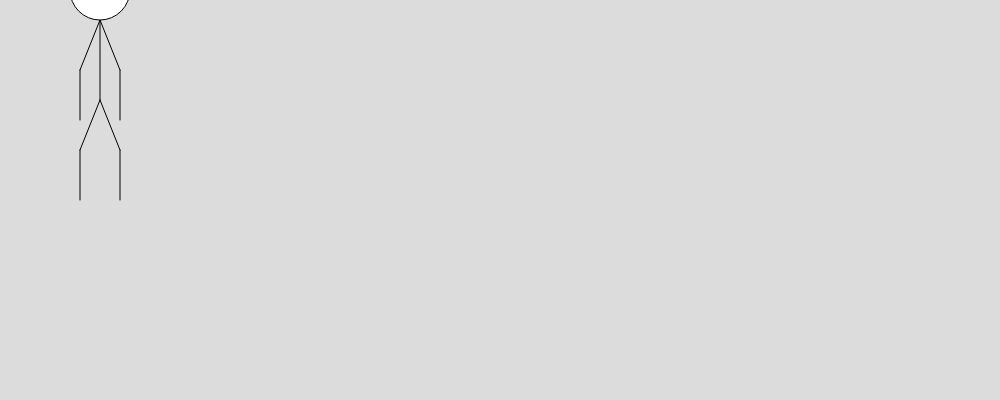
Frame 1 (no input)
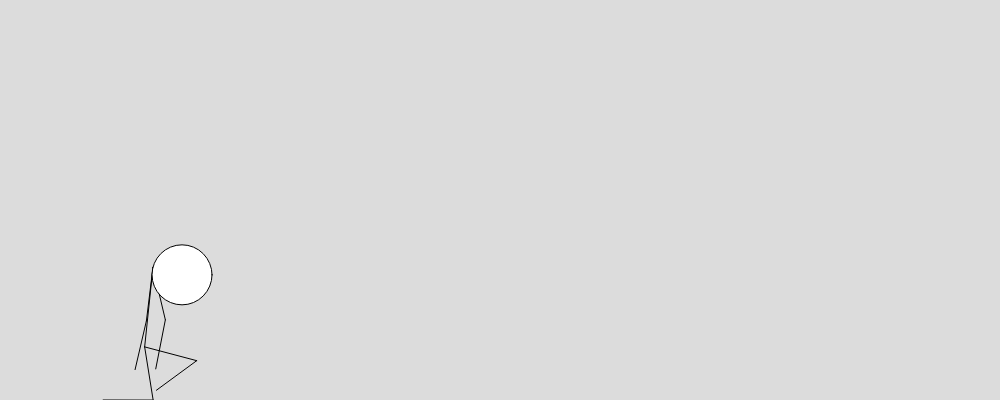
Frame 60 (no input)
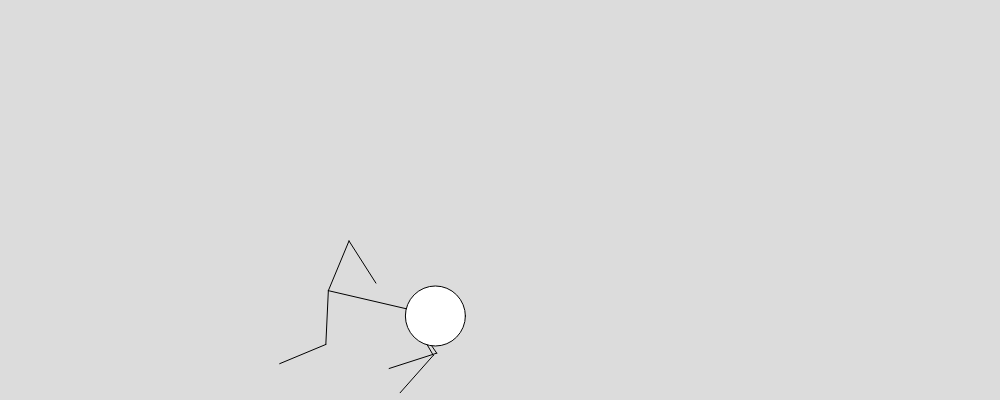
Frame 120 (the mouse pressed at the canvas centre since frame 60)

The p5.js sketch that drew these frames (run headless with seeded random() and noise() and a simulated clock; from frame 60 on, the mouse is pressed at the canvas centre):

// p5.js sketch
// ── sketch.js
let t = 0

const head_radius = 30;
const body_height = 80;
const leg_length = 100;
const leg_spread = 20;
const arm_length = 100;
const arm_spread = 20;


let globalStickman
let globalLastDeltaTime = Infinity

const GRAVITY = 0.001;
const MOTOR_FORCE = 0.005;
const LIMB_DAMPENING = 0.01;

const PHYSICS_STEP = 5
const PLAN_EVERY = 1
const PLAN_STEP = 50
const PLAN_ITERATIONS = 2
const TWO_STEP_PLANNING = true
const PREFER_RELAXING = false
const PROPAGATE_GROUND_CONSTRAINTS = false
const LOOKAHEAD_EVALUATION = false
const GRIP_SURFACE_HEIGHT = 1
const RANDOM_SAMPLED_PLANNING = false


function createStickman(x, y) {
  const head = headNode(0, -body_height - head_radius)
  const shoulders = limbNode(0, -body_height)
  const hips = limbNode(0, 0)
  const leftKnee = limbNode(-leg_spread, leg_length / 2)
  const leftFoot = gripNode(-leg_spread, leg_length)
  const rightKnee = mirrorNode(leftKnee)
  const rightFoot = mirrorNode(leftFoot)
  const leftElbow = limbNode(-arm_spread, -body_height + arm_length / 2)
  const leftHand = gripNode(-arm_spread, -body_height + arm_length)
  const rightElbow = mirrorNode(leftElbow)
  const rightHand = mirrorNode(leftHand)

  const nodes = [
    head,
    shoulders,
    hips,
    leftKnee,
    leftFoot,
    rightKnee,
    rightFoot,
    leftElbow,
    leftHand,
    rightElbow,
    rightHand
  ]

  for (node of nodes) {
    node.x += x
    node.y += y
  }

  const limbs = [
    limb(shoulders, head, 0.5),
    limb(shoulders, hips, 1),
    limb(hips, leftKnee, 4),
    limb(leftKnee, leftFoot, 2),
    limb(hips, rightKnee, 4),
    limb(rightKnee, rightFoot, 2),
    limb(shoulders, leftElbow, 2, "leftUpperArm"),
    limb(leftElbow, leftHand, 1, "leftLowerArm"),
    limb(shoulders, rightElbow, 2, "rightUpperArm"),
    limb(rightElbow, rightHand, 1, "rightLowerArm")
  ]

  return {
    nodes: nodes,
    limbs: limbs
  }
}

function copyStickman(stickman) {
  const newNodes = stickman.nodes.map(node => ({ copy: true, ...node }))
  function mapNode(oldNode) {
    return newNodes[stickman.nodes.indexOf(oldNode)]
  }
  return {
    nodes: newNodes,
    limbs: stickman.limbs.map(limb => ({ ...limb, start: mapNode(limb.start), end: mapNode(limb.end) }))
  }
}

function setup() {
  createCanvas(1000, 400);
  globalStickman = createStickman(100, 100)
}

let globalTimeRemainder = PHYSICS_STEP
let globalPlanningCounter = 0

function draw() {
  globalTimeRemainder += deltaTime
  globalTimeRemainder = min(globalTimeRemainder, PHYSICS_STEP * 5)

  background(220);
  drawStickman(0, 0, globalStickman)

  while (globalTimeRemainder >= PHYSICS_STEP) {
    globalPlanningCounter = (globalPlanningCounter + 1) % PLAN_EVERY
    if (globalPlanningCounter == 0) {
      const evaluationFunction = LOOKAHEAD_EVALUATION ? evaluateLookahead : evaluate
      const planningFunction = RANDOM_SAMPLED_PLANNING ? planMotorsSampling : planMotorsIndividual
      planningFunction(globalStickman, PLAN_STEP, PHYSICS_STEP, evaluationFunction)
    }
    let dt = PHYSICS_STEP
    simulateStep(globalStickman, dt, dt)
    globalTimeRemainder -= dt
  }

}

function simulateStep(stickman, dt, lastDt) {
  //reorderLimbsRandomly(stickman)
  resetForces(stickman)
  applyJointForces(stickman)
  applyPhysics(stickman, dt, lastDt)
  //forceConstraints(stickman)

  for (let index = 0; index < 10; index++) {
    groundConstraints(stickman)
    satisfyConstraints(stickman)
  }

}

function evaluate(stickman) {
  let headMouseDistSqr = sq(mouseX - stickman.nodes[0].x) + sq(mouseY - stickman.nodes[0].y)
  let handMouseDistSqr = sq(mouseX - stickman.nodes[8].x) + sq(mouseY - stickman.nodes[8].y)
  let headUp = -sq(stickman.nodes[0].y)
  let headRight = sq(stickman.nodes[0].x)
  let headCenter = -sq(width / 2 - stickman.nodes[0].x)
  let spreadArms = stickman.nodes[10].x - stickman.nodes[8].x
  return (
    headUp //+ headCenter
    //
  )
}

function evaluateLookahead(stickman) {
  const copiedStickman = stickman;
  planMotorsSampling(copiedStickman, PLAN_STEP, PLAN_STEP, evaluate)
  simulateStep(stickman, PLAN_STEP, PLAN_STEP)
  //diffStickman(stickman, copiedStickman)
  let score = evaluate(copiedStickman)
  //print(score)
  return score
}

function diffObject(a, b, name) {
  if (typeof a == "object") {
    if (a === b) {
      print("Identical references found at")
      return
    }

    for (key in a) {
      diffObject(a[key], b[key], name + "/" + key)
    }
  }
  else {
    if (a !== b) {
      print("Difference at " + name + ": " + a + " vs " + b)
    }
  }

}

function diffStickman(a, b) {
  diffObject(a.nodes, b.nodes, "")
  diffObject(a.limbs, b.limbs, "")
}

function evaluateAfterStep(stickman, evaluationFunction, deltaTime, lastDeltaTime) {
  simulateStep(stickman, deltaTime, lastDeltaTime)
  return evaluationFunction(stickman)
}

function simulateWithMotor(stickman, limbIndex, control, dt, lastDt) {
  stickman.limbs[limbIndex].motor = control
  simulateStep(stickman, dt, lastDt)
}

function evaluateControlSequence(stickman, evaluationFunction, limbIndex, controlSequence, dt, lastDt) {
  const copiedStickman = copyStickman(stickman);

  for (let index = 0; index < controlSequence.length; index++) {
    const control = controlSequence[index];
    simulateWithMotor(copiedStickman, limbIndex, control, dt, lastDt)
    lastDt = dt
  }

  return evaluationFunction(copiedStickman)
}

function evaluateControlWithContinuation(copiedStickman, evaluationFunction, limbIndex, firstControl, continuations, dt, lastDt) {
  simulateWithMotor(copiedStickman, limbIndex, firstControl, dt, lastDt)
  if (continuations) {
    let bestScore = -Infinity

    for (let continuationIndex = 0; continuationIndex < continuations.length; continuationIndex++) {
      const continuedStickman = copyStickman(copiedStickman)
      const nextSequence = continuations[continuationIndex]
      const score = evaluateControlWithContinuation(continuedStickman, evaluationFunction, limbIndex, nextSequence[0], nextSequence[1], dt, dt)

      if (score > bestScore) {
        bestScore = score
      }
    }

    return bestScore
  }
  else {
    simulateWithMotor(copiedStickman, limbIndex, firstControl, dt, lastDt)
    return evaluationFunction(copiedStickman)
  }
}

function planMotorsIndividual(stickman, dt, lastDt, evaluationFunction) {
  const controlTypes = TWO_STEP_PLANNING ? [
    [0],
    [1, [1, -1]],
    [-1, [-1, 1]]
  ] : [[0], [1], [-1]]

  if (PREFER_RELAXING) {
    stickman.limbs.forEach(limb => limb.motor = 0)
  }

  const bestMotorAssignment = stickman.limbs.map(limb => limb.motor)
  let bestScore = evaluateAfterStep(copyStickman(stickman), evaluationFunction, dt, lastDt)

  for (let i = 0; i < PLAN_ITERATIONS; i++) {
    for (let index = 0; index < stickman.limbs.length; index++) {
      const limb = stickman.limbs[index];

      for (let controlIndex = 0; controlIndex < controlTypes.length; controlIndex++) {
        const controlSequence = controlTypes[controlIndex]
        const nextSequence = controlSequence[controlIndex + 1]

        const firstControl = controlSequence[0]
        const continuations = controlSequence[1]
        if (firstControl != bestMotorAssignment[index]) {
          let score = evaluateControlWithContinuation(copyStickman(stickman), evaluationFunction, index, firstControl, continuations, dt, lastDt)
          if (score > bestScore) {
            bestScore = score
            bestMotorAssignment[index] = firstControl
          }
        }
      }
    }

    for (let index = 0; index < stickman.limbs.length; index++) {
      stickman.limbs[index].motor = bestMotorAssignment[index]
    }
  }
}

function planMotorsSampling(stickman, dt, lastDt, evaluationFunction) {
  const bestMotorAssignment = stickman.limbs.map(limb => limb.motor)
  let bestScore = evaluateAfterStep(copyStickman(stickman), evaluationFunction, dt, lastDt)

  for (let i = 0; i < 50; i++) {
    const copiedStickman = copyStickman(stickman)
    for (let index = 0; index < stickman.limbs.length; index++) {
      copiedStickman.limbs[index].motor = random([0, -1, 1])
    }

    const score = evaluateAfterStep(copiedStickman, evaluationFunction, dt, lastDt)
    if (score > bestScore) {
      bestScore = score
      for (let index = 0; index < stickman.limbs.length; index++) {
        bestMotorAssignment[index] = copiedStickman.limbs[index].motor
      }
    }
  }
  for (let index = 0; index < stickman.limbs.length; index++) {
    stickman.limbs[index].motor = bestMotorAssignment[index]
  }
}

function limbNode(x, y) {
  return { x: x, y: y }
}

function headNode(x, y) {
  return { x: x, y: y, nodeType: "head" }
}

function gripNode(x, y) {
  return { x: x, y: y, grip: true }
}

function mirrorNode(node) {
  return { ...node, x: -node.x }
}

function limb(start, end, power, name) {
  return {
    start: start,
    end: end,
    name: name,
    power: power,
    length: dist(start.x, start.y, end.x, end.y)
  }
}

function reorderLimbsRandomly(stickman) {
  shuffle(stickman.limbs)
  //for (limb of stickman.limbs) {
  //  if (random() > 0.5) {
  //    flipLimb(limb)
  //  }
  //}
}

function flipLimb(limb) {
  const temp = limb.start
  limb.start = limb.end
  limb.end = temp
}

function shuffle(array) {
  for (let index = array.length - 1; index >= 1; index--) {
    let newIndex = Math.floor(Math.random() * index);
    //swap
    const element = array[index];
    array[index] = array[newIndex];
    array[newIndex] = element
  }
}

function reorderLimbsFromRoot(stickman) {
  let roots = new Set([stickman.nodes[7], stickman.nodes[5]])
  let remainingLimbs = new Set([...stickman.limbs])
  while (remainingLimbs.size > 0) {
    print(remainingLimbs)
    for (limb of remainingLimbs) {
      if (roots.has(limb.start)) {
        remainingLimbs.delete(limb)
        roots.add(limb.end)
      } else if (roots.has(limb.end)) {
        flipLimb(limb)
        remainingLimbs.delete(limb)
        roots.add(limb.end)
      }
    }
  }
}

function applyPhysics(stickman, dt, lastDt) {
  for (node of stickman.nodes) {
    x = node.x
    y = node.y
    lastX = node.lastX || x
    lastY = node.lastY || y
    node.lastX = x
    node.lastY = y

    forceX = node.forceX || 0
    forceY = node.forceY || 0

    let velX = (x - lastX) / lastDt
    let velY = (y - lastY) / lastDt

    velX += (forceX) * dt
    velY += (forceY + GRAVITY) * dt

    if (!isFinite(velX)) {
      velX = 0
    }
    if (!isFinite(velY)) {
      velY = 0
    }

    node.x += velX * dt
    node.y += velY * dt

    node.velX = velX
    node.velY = velY
  }
}

function groundConstraints(stickman) {
  for (node of stickman.nodes) {
    if (node.y > height) {
      offset = node.y - height
      propagateOffset(stickman, node, 0, -1, offset)
    }
    if (node.y >= height - GRIP_SURFACE_HEIGHT && node.grip) {
      node.x = node.lastX
    }
    if (node.y < 0) {
      if (node.grip)
        node.x = node.lastX
      offset = -node.y
      propagateOffset(stickman, node, 0, 1, offset)
    }
    if (node.x > width) {
      if (node.grip)
        node.y = node.lastY
      offset = node.x - width
      propagateOffset(stickman, node, -1, 0, offset)
    }
    if (node.x < 0) {
      if (node.grip)
        node.y = node.lastY
      offset = -node.x
      propagateOffset(stickman, node, 1, 0, offset)
    }
  }
}

function propagateOffset(stickman, node, dirX, dirY, offset, sourceLimb) {
  node.x += dirX * offset
  node.y += dirY * offset

  //circle(node.x, node.y, offset)
  if (PROPAGATE_GROUND_CONSTRAINTS) {
    for (limb of stickman.limbs) {
      if (limb != sourceLimb) {
        let nextNode
        if (limb.start == node) {
          nextNode = limb.end
        }
        if (limb.end == node) {
          nextNode = limb.start
        }

        if (nextNode) {
          const dot = dirX * (nextNode.x - node.x) + dirY * (nextNode.y - node.y)
          if (dot > 0) {
            const factor = dot / (limb.length)
            propagateOffset(stickman, nextNode, dirX, dirY, offset * factor, limb)
          }
        }
      }
    }
  }
}

function clamp(value, lower, upper) {
  return min(max(lower, value), upper)
}

function resetForces(stickman) {
  for (node of stickman.nodes) {
    node.forceX = 0
    node.forceY = 0
  }
}

function applyJointForces(stickman) {
  for (limb of stickman.limbs) {
    const start = limb.start
    const end = limb.end
    const length = dist(start.x, start.y, end.x, end.y)
    const offsetX = end.x - start.x
    const offsetY = end.y - start.y
    const leftX = offsetY / length
    const leftY = -offsetX / length

    const relVelX = end.velX - start.velX
    const relVelY = end.velY - start.velY
    const leftVel = leftX * relVelX + leftY * relVelY
    const dampeningForce = -LIMB_DAMPENING * leftVel

    const motorControl = limb.motor || 0
    const force = MOTOR_FORCE * limb.power * motorControl + dampeningForce
    end.forceX += leftX * force;
    end.forceY += leftY * force;
    start.forceX -= leftX * force;
    start.forceY -= leftY * force;
  }
}

function satisfyConstraints(stickman) {
  for (limb of stickman.limbs) {
    const start = limb.start
    const end = limb.end
    const currentLength = dist(start.x, start.y, end.x, end.y)
    const factor = limb.length / currentLength
    const offsetX = end.x - start.x
    const offsetY = end.y - start.y
    const centerX = start.x + offsetX * 0.5
    const centerY = start.y + offsetY * 0.5
    const tx = offsetX * factor * 0.5
    const ty = offsetY * factor * 0.5
    end.x = centerX + tx
    end.y = centerY + ty
    start.x = centerX - tx
    start.y = centerY - ty
  }
}

function forceConstraints(stickman) {
  for (limb of stickman.limbs) {
    const start = limb.start
    const end = limb.end
    const currentLength = dist(start.x, start.y, end.x, end.y)
    const offsetX = (end.x - start.x) / currentLength
    const offsetY = (end.y - start.y) / currentLength

    const force = (limb.length - currentLength) / currentLength * 1

    end.forceX += offsetX * force
    end.forceY += offsetY * force

    start.forceX += -offsetX * force
    start.forceY += -offsetY * force
  }
}

function drawStickman(x, y, stickman) {

  for (limb of stickman.limbs) {
    line(limb.start.x + x, limb.start.y + y, limb.end.x + x, limb.end.y + y)
  }
  for (node of stickman.nodes) {
    stroke(255, 100, 0, 100)
    //line(node.x, node.y, node.x + node.forceX * 10000, node.y + node.forceY * 10000)
    stroke("black")
    if (node.nodeType == "head") {
      circle(node.x + x, node.y + y, head_radius * 2)
    }
  }
}
// ── stickman.html
<!DOCTYPE html>
<html lang="en">
  <head>
    <meta charset="utf-8" />
    <meta name="viewport" content="width=device-width, initial-scale=1.0">

    <title>Sketch</title>

    <link rel="stylesheet" type="text/css" href="style.css">
  </head>

  <body>
    <script type="module" src="./sketch.ts"></script>
  </body>
</html>
